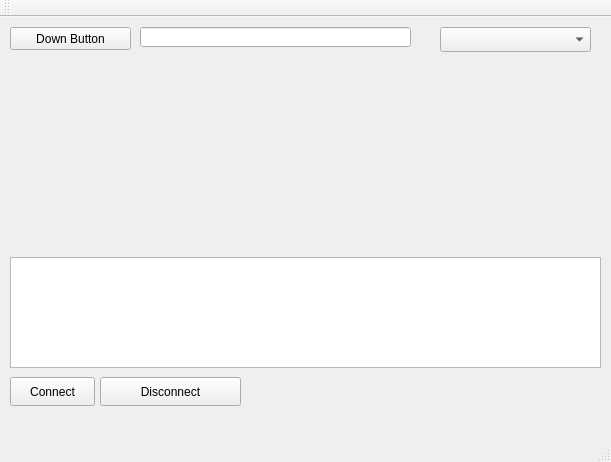
<?xml version="1.0" encoding="UTF-8"?>
<ui version="4.0">
 <class>MainWindow</class>
 <widget class="QMainWindow" name="MainWindow">
  <property name="geometry">
   <rect>
    <x>0</x>
    <y>0</y>
    <width>611</width>
    <height>462</height>
   </rect>
  </property>
  <property name="windowTitle">
   <string>MainWindow</string>
  </property>
  <widget class="QWidget" name="centralWidget">
   <widget class="QLineEdit" name="outputEdit">
    <property name="geometry">
     <rect>
      <x>140</x>
      <y>10</y>
      <width>271</width>
      <height>20</height>
     </rect>
    </property>
    <property name="readOnly">
     <bool>true</bool>
    </property>
   </widget>
   <widget class="QCustomPlot" name="customPlot" native="true">
    <property name="geometry">
     <rect>
      <x>10</x>
      <y>40</y>
      <width>591</width>
      <height>191</height>
     </rect>
    </property>
   </widget>
   <widget class="QPushButton" name="downButton">
    <property name="geometry">
     <rect>
      <x>10</x>
      <y>10</y>
      <width>121</width>
      <height>23</height>
     </rect>
    </property>
    <property name="text">
     <string>Down Button</string>
    </property>
   </widget>
   <widget class="QPlainTextEdit" name="outputText">
    <property name="geometry">
     <rect>
      <x>10</x>
      <y>240</y>
      <width>591</width>
      <height>111</height>
     </rect>
    </property>
    <property name="centerOnScroll">
     <bool>true</bool>
    </property>
   </widget>
   <widget class="QPushButton" name="connectButton">
    <property name="geometry">
     <rect>
      <x>10</x>
      <y>360</y>
      <width>85</width>
      <height>29</height>
     </rect>
    </property>
    <property name="text">
     <string>Connect</string>
    </property>
   </widget>
   <widget class="QPushButton" name="disconnectButton">
    <property name="geometry">
     <rect>
      <x>100</x>
      <y>360</y>
      <width>141</width>
      <height>29</height>
     </rect>
    </property>
    <property name="text">
     <string>Disconnect</string>
    </property>
   </widget>
   <widget class="QComboBox" name="comboBox">
    <property name="geometry">
     <rect>
      <x>440</x>
      <y>10</y>
      <width>151</width>
      <height>25</height>
     </rect>
    </property>
   </widget>
  </widget>
  <widget class="QMenuBar" name="menuBar">
   <property name="geometry">
    <rect>
     <x>0</x>
     <y>0</y>
     <width>611</width>
     <height>22</height>
    </rect>
   </property>
  </widget>
  <widget class="QToolBar" name="mainToolBar">
   <attribute name="toolBarArea">
    <enum>TopToolBarArea</enum>
   </attribute>
   <attribute name="toolBarBreak">
    <bool>false</bool>
   </attribute>
  </widget>
  <widget class="QStatusBar" name="statusBar"/>
 </widget>
 <layoutdefault spacing="6" margin="11"/>
 <customwidgets>
  <customwidget>
   <class>QCustomPlot</class>
   <extends>QWidget</extends>
   <header>qcustomplot.h</header>
   <container>1</container>
  </customwidget>
 </customwidgets>
 <resources/>
 <connections/>
</ui>
